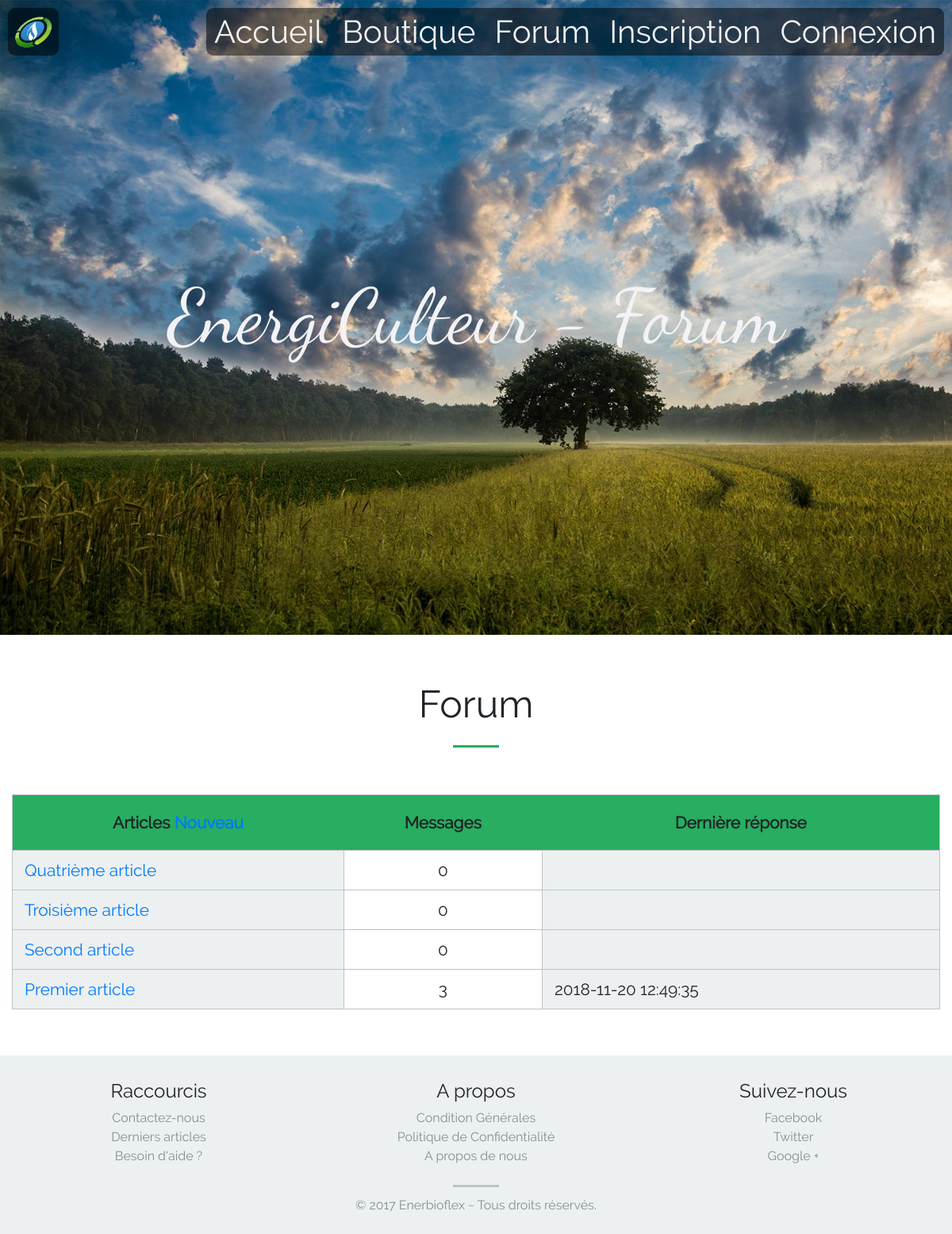
Screenshot of /forum-categorie.php?id=1 with the database file from the repository.
### tables this page shows
CREATE TABLE forumCategorie(
	id integer primary key not null AUTO_INCREMENT,
	nom varchar(51) not null default "Catégorie sans nom."
);

CREATE TABLE message(
	id integer primary key not null AUTO_INCREMENT,
	id_categorie integer not null,
	id_auteur integer not null, 
	titre varchar(51) not null,
	corps text not null,
	verrouille boolean not null default 0,
	date_creation datetime not null default now()
);

CREATE TABLE reponse(
	id_reponse integer primary key not null AUTO_INCREMENT,
	id_message integer not null,
	id_auteur integer not null,
	corps text not null,
	date_reponse datetime not null default now()
);

### bdd/Model.php (called while the page is built, shortened)
<?php
class Model{
	private $bdd;
	function __construct(){
		try{
			$this->bdd = new PDO('mysql:host=localhost;dbName=energiculteur;charset=utf8', 'root', 'root');
		}
		catch(PDOException $e){
			die('<p>Connexion à la base de données impossible. Erreur[' . $e->getCode() . '] : ' . $e->getMessage() . '<p>');
		}
	}
	function get_sujets($id_categorie){
		try{
			$query = "SELECT id, titre, corps FROM energiculteur.message WHERE id_categorie = :id_c ORDER BY id DESC";
			$requete = $this->bdd->prepare($query);
			$requete->bindValue(':id_c', $id_categorie);
			$requete->execute();
			$data = $requete->fetchAll();
			return $data;
		}
		catch(PDOException $e){
			die("<p>Impossible de récupérer les sujets [". $e->getCode()."]</p>");
		}
	}
	function get_categorie($ident){
		$query = "SELECT * FROM energiculteur.forumCategorie WHERE id = :identi";
		$requete = $this->bdd->prepare($query);
		$requete->bindValue(':identi', $ident);
		$requete->execute();
		$data = $requete->fetch();
		return $data;
	}
	function get_nb_reponse($id_message){
		$query = "SELECT count(*) FROM energiculteur.reponse WHERE id_message = :id_m";
		$requete = $this->bdd->prepare($query);
		$requete->bindValue(':id_m', $id_message);
		$requete->execute();
		return $requete->fetch();
	}
	function get_derniere_reponse($id_message){
		$query = "SELECT date_reponse FROM energiculteur.reponse WHERE id_message = :id_m";
		$requete = $this->bdd->prepare($query);
		$requete->bindValue(':id_m', $id_message);
		$requete->execute();
		return $requete->fetchAll();
	}
}
?>

### forum-categorie.php (the view, shortened to what this page needs)
<?php
	require('bdd/Model.php');
	$model = new Model();
?>
<!DOCTYPE html>
<html>
	<head>
		<link rel="stylesheet" href="css/bootstrap.min.css" />
		<link rel="stylesheet" href="css/style.css" />
	</head>
	<body>
		<?php
			require("includes/nav-bar.php");
		?>
		<section class="header">
			<div class="inner">EnergiCulteur - Forum</div>
		</section>
		<section class="container-fluid forum">
			<h1>Forum</h1>
			<hr class="separateur" />
			<table>
<?php
	$categorie = $model->get_categorie($_GET['id']);
	echo '
				<tr class="tab-title">
					<th class="col-2-title center">'. $categorie['nom'] .'<a href="nouveau-sujet.php"> Nouveau</a></th>
					<th class="col-3-title center">Messages</th>
					<th class="col-4-title center">Dernière réponse</th>
				</tr>
		 ';
	$sujets = $model->get_sujets($_GET['id'], 1, 25);
	foreach($sujets as $key=>$value){
		echo '
				<tr>
					<td class="col-2">
						<a href="forum-sujet.php?id_c='.$categorie['id'].'&id_m='. $value['id'] . '">' . $value['titre'] .' </a>
					</td>
					<td class="col-3 center">
						'.$model->get_nb_reponse($value['id'])[0].'
					</td>
					<td class="col-4">
						'.$model->get_derniere_reponse($value['id'])[0]['date_reponse'].'
					</td>
				</tr>
			 ';
	}
?>
			</table>
		</section>
		<?php
			require("includes/footer.php");
		?>
	</body>
</html>

### css/style.css (style rules this page uses)
body, html { margin: 0; padding: 0; width: 100%; height: 100%; font-family: 'Raleway'; }
.separateur { height: 3px; width: 5%; min-width: 50px; margin-top: 2%; margin-bottom: 5%; box-shadow: none; border: none; background-color: #27AE60; }
.center { text-align: center; }
.header { background-image: url('../img/banner.jpg'); }
.header, .connexion, .inscription, .contact { background-repeat: no-repeat; background-size: cover; height: 100%; width: 100%; display: table; }
.header .inner { display: table-cell; vertical-align: middle; text-align: center; color: #F3F2F4; font-size: 600%; font-family: 'DancingScript', 'Raleway', sans-serif; }
.derniers-articles h1, .a-propos h1, .forum h1 { text-align: center; margin-top: 5%; font-size: 300%; }
.forum table { width: 100%; margin-bottom: 5%; border: 1px solid #bdc3c7; font-size: 130%; border-radius: 9px; -moz-border-radius: 9px; -webkit-border-radius: 9px; }
.forum tr { height: 50px; }
.forum .tab-title { background-color: #27AE60; height: 70px; }
.forum .col-2 { width: 65%; border-right: 1px solid #bdc3c7; border-top: 1px solid #bdc3c7; background-color: #ecf0f1; }
.forum .col-3 { width: 10%; border-right: 1px solid #bdc3c7; border-top: 1px solid #bdc3c7; }
.forum .col-4 { width: 20%; border-top: 1px solid #bdc3c7; background-color: #ecf0f1; }

### rows the page displays
forumcategorie: nom "Articles"
message: titre "Quatrième article", nb_reponse "0"
message: titre "Troisième article", nb_reponse "0"
message: titre "Second article", nb_reponse "0"
message: titre "Premier article", nb_reponse "3", id.date_reponse "2018-11-20 12:49:35"
